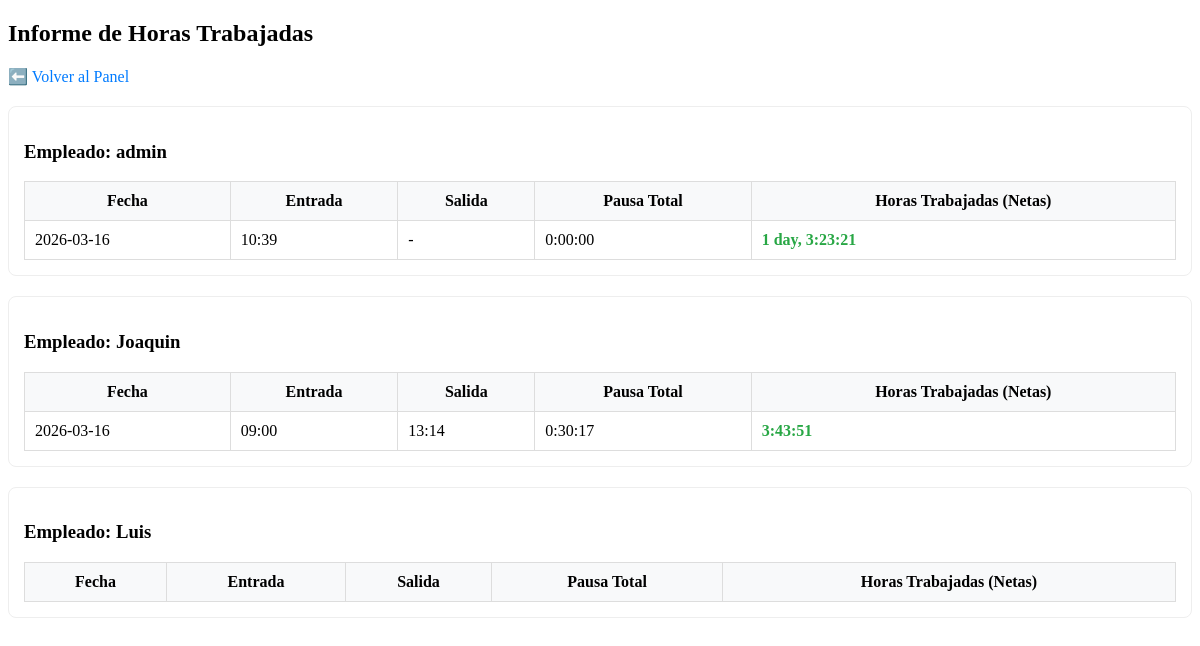
/admin/informe (signed in), run on an earlier commit of the app's database.
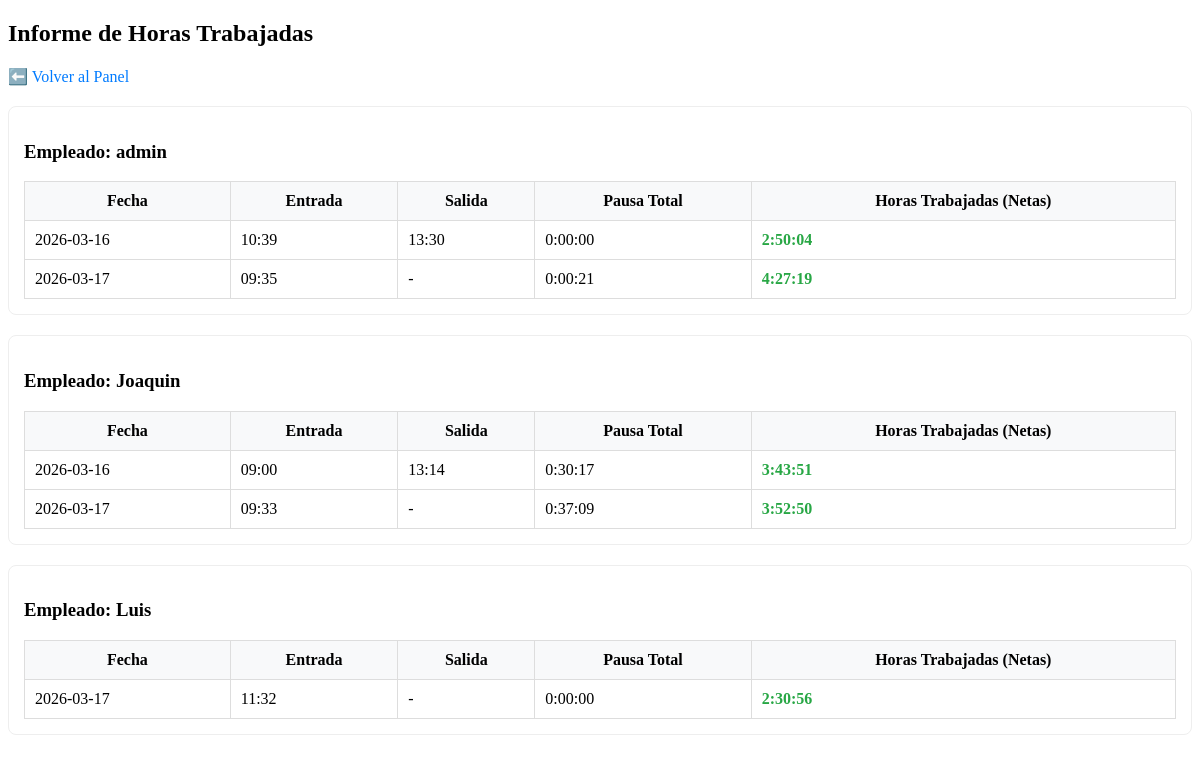
And on a later commit of the database.
### models.py (models this page shows)
class Usuario(db.Model):
    id = db.Column(db.Integer, primary_key=True)
    nombre = db.Column(db.String(100), nullable=False)
    password = db.Column(db.String(80), nullable=False, default="1234")
    rol = db.Column(db.String(20), default='empleado')

class Fichaje(db.Model):
    id = db.Column(db.Integer, primary_key=True)
    usuario_id = db.Column(db.Integer, db.ForeignKey('usuario.id'))
    tipo = db.Column(db.String(20))
    timestamp = db.Column(db.DateTime)
    ip_origen = db.Column(db.String(45))
    editado_por_admin = db.Column(db.Boolean, default=False)
    motivo_edicion = db.Column(db.String(255), nullable=True)
    usuario = db.relationship('Usuario', backref=db.backref('fichajes', lazy=True))

### app.py (the view)
@app.route('/admin/informe')
def admin_informe():
    user_id = session.get('user_id')
    user = db.session.get(Usuario, user_id)
    if not user or user.rol != 'admin':
        return redirect(url_for('index'))
    usuarios = Usuario.query.all()
    informe_final = []
    for u in usuarios:
        fichajes_u = Fichaje.query.filter_by(usuario_id=u.id).order_by(Fichaje.timestamp.asc()).all()
        horas_dia = calcular_horas_diarias(fichajes_u)
        informe_final.append({'nombre': u.nombre, 'dias': horas_dia})
    return render_template('informe.html', informe=informe_final)

### templates/informe.html
{% extends "base.html" %}
{% block content %}
    <h2>Informe de Horas Trabajadas</h2>
    <a href="/admin/panel" style="text-decoration: none; color: #007bff;">⬅️ Volver al Panel</a>
    {% for item in informe %}
        <div style="background: white; padding: 15px; border-radius: 8px; border: 1px solid #eee; margin-top: 20px;">
            <h3>Empleado: {{ item.nombre }}</h3>
            <table style="width: 100%; border-collapse: collapse;">
                <thead>
                    <tr style="background: #f8f9fa;">
                        <th style="padding: 10px; border: 1px solid #ddd;">Fecha</th>
                        <th style="padding: 10px; border: 1px solid #ddd;">Entrada</th>
                        <th style="padding: 10px; border: 1px solid #ddd;">Salida</th>
                        <th style="padding: 10px; border: 1px solid #ddd;">Pausa Total</th>
                        <th style="padding: 10px; border: 1px solid #ddd;">Horas Trabajadas (Netas)</th>
                    </tr>
                </thead>
                <tbody>
                    {% for fecha, datos in item.dias.items() %}
                    <tr>
                        <td style="padding: 10px; border: 1px solid #ddd;">{{ fecha }}</td>
                        <td style="padding: 10px; border: 1px solid #ddd;">{{ datos.entrada.strftime('%H:%M') if datos.entrada else '-' }}</td>
                        <td style="padding: 10px; border: 1px solid #ddd;">{{ datos.salida.strftime('%H:%M') if datos.salida else '-' }}</td>
                        <td style="padding: 10px; border: 1px solid #ddd;">{{ datos.pausa }}</td>
                        <td style="padding: 10px; border: 1px solid #ddd; font-weight: bold; color: #28a745;">{{ datos.total_horas }}</td>
                    </tr>
                    {% endfor %}
                </tbody>
            </table>
        </div>
    {% endfor %}
{% endblock %}

What changed in the data, as far as the page shows it:
added Fichaje: salida "13:30"
added Fichaje: entrada "09:35"
added Fichaje: entrada "09:33"
added Fichaje: entrada "11:32"
Also different on the page:
new list line: "2026-03-16 0:00:00 2:50:04"
new list line: "10:39"
new list line: "2026-03-17 - 0:00:21 4:27:19"
new list line: "2026-03-17 - 0:37:09 3:52:50"
new list line: "2026-03-17 - 0:00:00 2:30:56"
list line gone: "2026-03-16 - 0:00:00 1 day, 3:23:21"
list line gone: "10:39"
